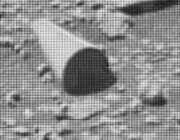
#> input picture figures/cylinder_crop_raw.png, 180 x 140 px, found by its file name
$ python generate_front_on_view.py   (older library calls are emulated)
#> lines starting #> are read from the running program, lines starting #| are printed output that depends on the picture
"""
Generate rigorous, accurate front-on (straight-on) de-projection views of the
Sol 3556 Martian Cylinder face using the top plane / flank angle as the geometric basis.
Orientation strictly locked so the ground contact shadow is at the BOTTOM (6 o'clock)
and the lit top hull / flank is at the TOP (12 o'clock).
"""
import os, sys
ROOT_DIR = os.path.dirname(os.path.dirname(os.path.abspath(__file__)))
os.chdir(ROOT_DIR)
sys.path.insert(0, ROOT_DIR)


import os
import cv2
import numpy as np
import matplotlib.pyplot as plt
from matplotlib.patches import Ellipse, Circle
from scipy.optimize import least_squares

workspace = r"d:\tmp\CYLINDER ANALYSIS"
raw = cv2.imread(os.path.join(workspace, "figures/cylinder_crop_raw.png"), cv2.IMREAD_GRAYSCALE)
#> raw is the input picture: shape (140, 180); min 21, max 237, mean 142.1
clean = cv2.bilateralFilter(raw, d=5, sigmaColor=50, sigmaSpace=50)
H, W = raw.shape  # 140, 180
#> H = 140; W = 180

# 1. Compute Sobel Gradient
gx = cv2.Sobel(clean, cv2.CV_64F, 1, 0, ksize=3)
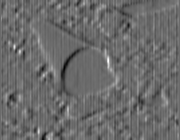
#> gx: shape (140, 180) float64; min -295, max 408, mean 0.1; drawn with min black and max white
gy = cv2.Sobel(clean, cv2.CV_64F, 0, 1, ksize=3)
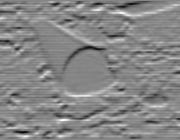
#> gy: shape (140, 180) float64; min -393, max 354, mean 0.7; drawn with min black and max white
mag = np.hypot(gx, gy)
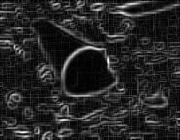
#> mag: shape (140, 180) float64; min 0, max 411.1, mean 62.2; drawn with min black and max white

# 2. Geometric Basis: User's confirmed yellow line along top plane / upper hull
# Start point: (46.0, 20.3), End point: (97.9, 49.2)
p_tail = np.array([46.0, 20.3])
p_apex = np.array([97.9, 49.2])
d_hull = p_apex - p_tail
alpha_deg = float(np.degrees(np.arctan2(d_hull[1], d_hull[0])))  # 29.06 deg
alpha_rad = np.radians(alpha_deg)

# The cylinder front face is strictly perpendicular to the cylinder axis:
phi_deg = alpha_deg + 90.0  # 119.06 deg
phi_rad = np.radians(phi_deg)

# Extract Sobel ridge points along the bright rim
pts = []
for x in range(70, 106, 2):
    y = 45 + np.argmax(mag[45:60, x])
    if mag[y, x] > 200:
        pts.append((x, y))
#> this loop made 18 passes
#> y on passes 1 to 12: 57, 55, 53, 52, 50, 49, 49, 48, 47, 47, 47, 47
#> after the loop, pts = [(70, 57), (72, 55), (74, 53), (76, 52), (78, 50), (80, 49), (82, 49), (84, 48), (86, 47), (88, 47), (90, 47), (92, 47), (94, 48), (96, 48), (98, 49), (100, 49), (102, 49), (104, 49)]
for y in range(55, 95, 2):
    x = 55 + np.argmax(mag[y, 55:75])
    if mag[y, x] > 180:
        pts.append((x, y))
#> this loop made 20 passes
#> x on passes 1 to 12: 72, 70, 68, 67, 66, 64, 64, 64, 63, 62, 62, 62
#> after the loop, pts = 31 pairs, first value 62 to 104, second value 47 to 93
for x in range(70, 95, 2):
    y = 88 + np.argmax(mag[88:102, x])
    if mag[y, x] > 200:
        pts.append((x, y))
#> this loop made 13 passes
#> y on passes 1 to 12: 95, 95, 95, 95, 95, 95, 95, 95, 95, 95, 95, 95
#> after the loop, pts = 42 pairs, first value 62 to 104, second value 47 to 95
for y in range(52, 72, 2):
    x = 105 + np.argmax(mag[y, 105:112])
    if mag[y, x] > 250:
        pts.append((x, y))
#> this loop made 10 passes
#> x on passes 1 to 10: 105, 105, 108, 108, 108, 108, 108, 108, 108, 111
#> after the loop, pts = 47 pairs, first value 62 to 108, second value 47 to 95
pts = np.array(pts)

# Fit ellipse constrained strictly perpendicular to the top plane generator:
def resid(p):
    cx, cy, a, b = p
    cp, sp = np.cos(phi_rad), np.sin(phi_rad)
    dx = pts[:, 0] - cx
#> dx = 47 values, max 22.33 at index 42, min -23.67 at index 27, mean -4.03
    dy = pts[:, 1] - cy
#> dy = 47 values, max 23.43 at index 31, min -24.57 at index 8, mean -4.91
    u = dx * cp + dy * sp
#> u = 47 values, max 28.09 at index 31, min -28.64 at index 17, mean -2.33
    v = -dx * sp + dy * cp
#> v = 47 values, max 22.13 at index 23, min -16.8 at index 46, mean 5.91
    return (u / a)**2 + (v / b)**2 - 1.0

opt = least_squares(resid, [85.67, 71.57, 26.30, 21.54], bounds=([70, 55, 18, 12], [100, 85, 38, 30]))
#> opt = 12 items
cx, cy, a_fit, b_fit = opt.x
#> cx = 85.49; cy = 71.48; a_fit = 26.47; b_fit = 21.25
aspect_ratio = b_fit / a_fit
#> aspect_ratio = 0.803
theta_deg = float(np.degrees(np.arccos(aspect_ratio)))
#> theta_deg = 36.6
stretch_primary = a_fit / b_fit  # 1.2209
#> stretch_primary = 1.25

print(f"Top Plane Locked Ellipse: Center=({cx:.2f}, {cy:.2f}), a={a_fit:.2f}, b={b_fit:.2f}")
#| Top Plane Locked Ellipse: Center=(85.49, 71.48), a=26.47, b=21.25
print(f"Aspect ratio b/a = {aspect_ratio:.4f}, Tilt theta = {theta_deg:.2f} deg, Stretch = {stretch_primary:.4f}")
#| Aspect ratio b/a = 0.8028, Tilt theta = 36.60 deg, Stretch = 1.2457

# 3. Construct Front-On De-projection Function
# Locked with extra_rot = 180.0 so that:
# - Ground contact shadow is at the BOTTOM (6 o'clock, +Y)
# - Lit top hull / flank is at the TOP (12 o'clock, -Y)
def deproject(img, cx, cy, phi_deg, stretch, out_dim=300, target_radius=75.0, extra_rot=180.0):
#> called with cx = 85.49, cy = 71.48, phi_deg = 119.1, stretch = 1.25, out_dim = 300, target_radius = 75, extra_rot = 180
    scale_overall = target_radius / a_fit
#> scale_overall = 2.83

    # Step 1: Align ellipse major axis to X, minor axis to Y
    rad_align = np.radians(-phi_deg)
    R_align = np.array([
        [np.cos(rad_align), -np.sin(rad_align)],
        [np.sin(rad_align),  np.cos(rad_align)]
    ])

    # Step 2: Un-tilt foreshortening by expanding minor axis (Y) by stretch factor
    S = np.array([
        [scale_overall, 0.0],
        [0.0, scale_overall * stretch]
    ])
#> S = [[2.83, 0], [0, 3.53]]

    # Step 3: 180 deg display rotation to place lit top hull at 12 o'clock and ground shadow at 6 o'clock
    rad_disp = np.radians(extra_rot)
    R_disp = np.array([
        [np.cos(rad_disp), -np.sin(rad_disp)],
        [np.sin(rad_disp),  np.cos(rad_disp)]
    ])

    M_2x2 = R_disp @ S @ R_align
#> M_2x2 = [[1.38, -2.48], [3.08, 1.72]]
    offset = np.array([out_dim / 2.0, out_dim / 2.0]) - M_2x2 @ np.array([cx, cy])
#> offset = [209.1, -236.4]

    M_warp = np.zeros((2, 3), dtype=np.float32)
    M_warp[:2, :2] = M_2x2
    M_warp[:2, 2] = offset

    warped = cv2.warpAffine(img, M_warp, (out_dim, out_dim), flags=cv2.INTER_CUBIC, borderMode=cv2.BORDER_REFLECT)
    return warped, M_warp

# Generate front-on views
front_raw_primary, M_prim = deproject(raw, cx, cy, phi_deg, stretch_primary, 300, 75.0, extra_rot=180.0)
#> M_prim = [[1.38, -2.48, 209.1], [3.08, 1.72, -236.4]]
front_mag_primary, _ = deproject(mag.astype(np.float32), cx, cy, phi_deg, stretch_primary, 300, 75.0, extra_rot=180.0)
front_clean_primary, _ = deproject(clean, cx, cy, phi_deg, stretch_primary, 300, 75.0, extra_rot=180.0)

# Alternative comparisons:
# B. 3D ground plane photogrammetric basis (theta = 42.0 deg, stretch = 1.346)
stretch_3d = 1.0 / np.cos(np.radians(42.04))
front_raw_3d, _ = deproject(raw, cx, cy, phi_deg, stretch_3d, 300, 75.0, extra_rot=180.0)
#> call 4 of deproject, with cx = 85.49, cy = 71.48, phi_deg = 119.1, stretch = 1.35, out_dim = 300, target_radius = 75, extra_rot = 180
#> in deproject (call 4), `S = np.array([ [scale_overall, 0.0], [0.0, scale_overall * stretch] ])`: S = [[2.83, 0], [0, 3.82]]
#> in deproject (call 4), `M_2x2 = R_disp @ S @ R_align`: M_2x2 = [[1.38, -2.48], [3.33, 1.86]]
#> in deproject (call 4), `offset = np.array([out_dim / 2.0, out_dim / 2.0]) - M_2x2 @ np.array([..`: offset = [209.1, -267.6]
#> in deproject (call 4), `warped = cv2.warpAffine(img, M_warp, (out_dim, out_dim), flags=cv2.INT..`:
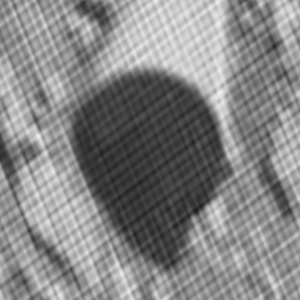
#> warped: shape (300, 300); min 27, max 239, mean 133

# C. Direct top plane flank generator tilt basis (theta = 29.06 deg, stretch = 1.144)
stretch_flank = 1.0 / np.cos(np.radians(alpha_deg))
front_raw_flank, _ = deproject(raw, cx, cy, phi_deg, stretch_flank, 300, 75.0, extra_rot=180.0)

# 4. Generate Publication-Quality Multi-Panel Diagnostic Plot
plt.style.use('dark_background')
fig = plt.figure(figsize=(18, 12), dpi=300)
fig.patch.set_facecolor('#07090e')

# Panel 1: Oblique view with Top Plane Basis & Orthogonal Ellipse
ax1 = plt.subplot(2, 3, 1)
ax1.set_facecolor('#07090e')
ax1.imshow(raw, cmap='gray', origin='upper', extent=[0, W, H, 0])
# Draw user's top plane yellow line
ax1.plot([p_tail[0], p_apex[0]], [p_tail[1], p_apex[1]], color='#ffff00', linewidth=2.5,
         label=f'User Top Plane Line ($\\alpha = {alpha_deg:.1f}^\\circ$)')
# Draw locked orthogonal ellipse
ell = Ellipse((cx, cy), width=2*a_fit, height=2*b_fit, angle=phi_deg,
              edgecolor='#00e5ff', facecolor='none', linewidth=2.5,
              label=f'Orthogonal Face Ellipse\n($\\phi = {phi_deg:.1f}^\\circ \\perp \\text{{Top Plane}}$)')
ax1.add_patch(ell)
ax1.plot(cx, cy, '+', color='#ff1744', markersize=10, markeredgewidth=2)
ax1.annotate("Lit Top Hull (Up)", xy=(p_tail[0], p_tail[1]), xytext=(p_tail[0]-25, p_tail[1]-10),
             color='#ffff00', fontsize=8.5, fontweight='bold',
             arrowprops=dict(facecolor='#ffff00', edgecolor='none', shrink=0.05, width=1.2, headwidth=4))
ax1.annotate("Ground Contact Shadow (Bottom)", xy=(100, 88), xytext=(40, 115),
             color='#40c4ff', fontsize=8.5, fontweight='bold',
             arrowprops=dict(facecolor='#40c4ff', edgecolor='none', shrink=0.05, width=1.2, headwidth=4))
ax1.set_title("1. Oblique Perspective (Mastcam-100)\nTop Plane Basis $\\alpha = 29.1^\\circ$", fontsize=12, fontweight='bold', color='#e0e6ed')
ax1.set_xlim(0, W)
ax1.set_ylim(H, 0)
ax1.legend(loc='lower left', fontsize=8.0, facecolor='#121824', edgecolor='#00e5ff')

# Panel 2: Sobel Edge Gradient with Top Plane & Fitted Rim Ridge
ax2 = plt.subplot(2, 3, 2)
ax2.set_facecolor('#07090e')
im2 = ax2.imshow(mag, cmap='magma', origin='upper', extent=[0, W, H, 0])
ax2.plot([p_tail[0], p_apex[0]], [p_tail[1], p_apex[1]], color='#ffff00', linewidth=2.0, linestyle=':')
ax2.add_patch(Ellipse((cx, cy), width=2*a_fit, height=2*b_fit, angle=phi_deg,
                      edgecolor='#00e5ff', facecolor='none', linewidth=2.0, linestyle='--'))
ax2.scatter(pts[:, 0], pts[:, 1], color='#00e5ff', s=12, alpha=0.7, label='Orange/Pink Rim Ridge Pts')
ax2.set_title("2. Sobel Edge Gradient Magnitude\nRim Ridge Tracking ($>200\\,\\mathrm{DN/px}$)", fontsize=12, fontweight='bold', color='#e0e6ed')
ax2.set_xlim(0, W)
ax2.set_ylim(H, 0)
ax2.legend(loc='lower left', fontsize=8.5, facecolor='#121824', edgecolor='#00e5ff')

# Panel 3: Primary Front-On View (Raw Mastcam Grayscale) - Shadow at Bottom
ax3 = plt.subplot(2, 3, 3)
ax3.set_facecolor('#07090e')
ax3.imshow(front_raw_primary, cmap='gray', origin='upper')
circ3 = Circle((150, 150), radius=75.0, edgecolor='#00e5ff', facecolor='none', linewidth=2.5,
              label='True Euclidean Circle ($R=75\\,\\mathrm{px}$)')
ax3.add_patch(circ3)
ax3.plot(150, 150, '+', color='#ff1744', markersize=10, markeredgewidth=2)
# Explicit Up/Down Orientations:
ax3.annotate("Lit Top Hull (Up - 12 o'clock)", xy=(150, 75), xytext=(150, 40),
             ha='center', color='#ffff00', fontsize=9.5, fontweight='bold',
             arrowprops=dict(facecolor='#ffff00', edgecolor='none', shrink=0.08, width=1.5, headwidth=5))
ax3.annotate("Ground Shadow (Bottom - 6 o'clock)", xy=(150, 225), xytext=(150, 260),
             ha='center', color='#40c4ff', fontsize=9.5, fontweight='bold',
             arrowprops=dict(facecolor='#40c4ff', edgecolor='none', shrink=0.08, width=1.5, headwidth=5))
ax3.set_title(f"3. Front-On View: Face Normal\nTilt Shift $\\theta = {theta_deg:.1f}^\\circ$ (Shadow at Bottom)", fontsize=12, fontweight='bold', color='#00e5ff')
ax3.set_xlim(50, 250)
ax3.set_ylim(250, 50)
ax3.legend(loc='lower left', fontsize=8.0, facecolor='#121824', edgecolor='#00e5ff')

# Panel 4: Front-On View: Sobel Gradient Proof - Shadow at Bottom
ax4 = plt.subplot(2, 3, 4)
ax4.set_facecolor('#07090e')
ax4.imshow(front_mag_primary, cmap='magma', origin='upper')
circ4 = Circle((150, 150), radius=75.0, edgecolor='#00e5ff', facecolor='none', linewidth=2.5, linestyle='--',
               label='Euclidean Rim Circle')
ax4.add_patch(circ4)
ax4.annotate("Upper Rim Arc", xy=(150, 75), xytext=(150, 42),
             ha='center', color='#00e5ff', fontsize=9, fontweight='bold',
             arrowprops=dict(facecolor='#00e5ff', edgecolor='none', shrink=0.08, width=1.2, headwidth=4))
ax4.annotate("Lower Rim Arc (Ground Contact)", xy=(150, 225), xytext=(150, 258),
             ha='center', color='#00e5ff', fontsize=9, fontweight='bold',
             arrowprops=dict(facecolor='#00e5ff', edgecolor='none', shrink=0.08, width=1.2, headwidth=4))
ax4.set_title("4. Front-On Sobel Edge Gradient\nConformal Circular Rim Proof", fontsize=12, fontweight='bold', color='#e0e6ed')
ax4.set_xlim(50, 250)
ax4.set_ylim(250, 50)
ax4.legend(loc='lower left', fontsize=8.5, facecolor='#121824', edgecolor='#00e5ff')

# Panel 5: Bilateral Cleaned Front-On Face - Shadow at Bottom
ax5 = plt.subplot(2, 3, 5)
ax5.set_facecolor('#07090e')
ax5.imshow(front_clean_primary, cmap='gray', origin='upper')
circ5 = Circle((150, 150), radius=75.0, edgecolor='#76ff03', facecolor='none', linewidth=2.5,
               label='Head-On Rim Boundary')
ax5.add_patch(circ5)
ax5.plot(150, 150, '+', color='#ff1744', markersize=10, markeredgewidth=2)
ax5.annotate("Top (12 o'clock)", xy=(150, 75), xytext=(150, 42),
             ha='center', color='#76ff03', fontsize=9, fontweight='bold',
             arrowprops=dict(facecolor='#76ff03', edgecolor='none', shrink=0.08, width=1.2, headwidth=4))
ax5.annotate("Shadow (6 o'clock)", xy=(150, 225), xytext=(150, 258),
             ha='center', color='#76ff03', fontsize=9, fontweight='bold',
             arrowprops=dict(facecolor='#76ff03', edgecolor='none', shrink=0.08, width=1.2, headwidth=4))
ax5.set_title("5. Bilateral Filtered Head-On View\n(Shadow at Bottom, Lit Hull Up)", fontsize=12, fontweight='bold', color='#76ff03')
ax5.set_xlim(50, 250)
ax5.set_ylim(250, 50)
ax5.legend(loc='lower left', fontsize=8.5, facecolor='#121824', edgecolor='#76ff03')

# Panel 6: Direct Top Plane Tilt Basis (theta = 29.1 deg) - Shadow at Bottom
ax6 = plt.subplot(2, 3, 6)
ax6.set_facecolor('#07090e')
ax6.imshow(front_raw_flank, cmap='gray', origin='upper')
circ6 = Circle((150, 150), radius=75.0, edgecolor='#ffd54f', facecolor='none', linewidth=2.2,
               label='Circle ($R=75\\,\\mathrm{px}$)')
ax6.add_patch(circ6)
ax6.set_title(f"6. Direct Flank Shift Basis\n$\\theta = {alpha_deg:.1f}^\\circ$ (Shadow Kept at Bottom)", fontsize=12, fontweight='bold', color='#ffd54f')
ax6.set_xlim(50, 250)
ax6.set_ylim(250, 50)
ax6.legend(loc='lower left', fontsize=8.5, facecolor='#121824', edgecolor='#ffd54f')

plt.suptitle("NASA Curiosity Sol 3556 Mastcam-100: Rigorous Front-On Face De-projection\nTop Plane Angle Basis ($\\alpha = 29.1^\\circ$) | Ground Contact Shadow Kept Strictly at Bottom",
             fontsize=15, fontweight='bold', color='#ffffff', y=0.98)
plt.tight_layout(rect=[0, 0, 1, 0.95])

out_fig = os.path.join(workspace, "front_on_face_deprojection_matrix.png")
plt.savefig(out_fig, dpi=300, facecolor=fig.get_facecolor(), edgecolor='none')
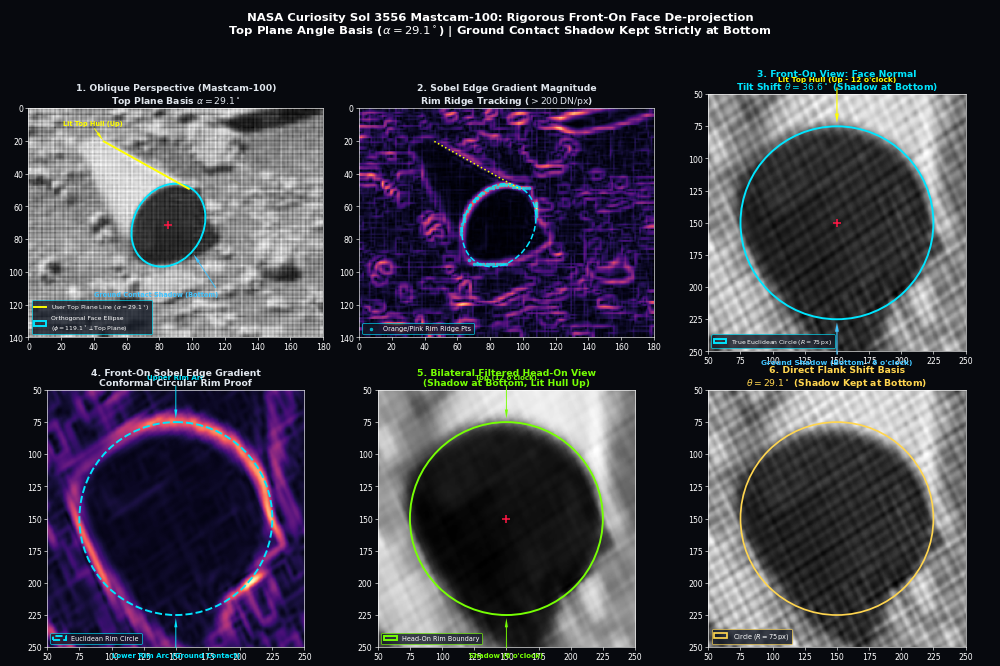
#> figure drawn by matplotlib, 6 panels
plt.close()
print(f"Saved {out_fig}")

# Also save standalone high-res front-on views of the face (shadow strictly at bottom)
out_face_raw = os.path.join(workspace, "face_front_on_raw.png")
cv2.imwrite(out_face_raw, front_raw_primary[50:250, 50:250])
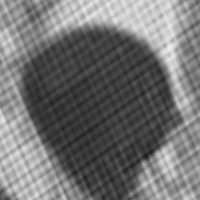
#> saved as face_front_on_raw.png: shape (200, 200); min 27, max 239, mean 114.2
print(f"Saved {out_face_raw}")

out_face_clean = os.path.join(workspace, "face_front_on_clean.png")
cv2.imwrite(out_face_clean, front_clean_primary[50:250, 50:250])
print(f"Saved {out_face_clean}")

out_face_sobel = os.path.join(workspace, "face_front_on_sobel.png")
mag_norm = np.clip(front_mag_primary[50:250, 50:250] / 400.0 * 255.0, 0, 255).astype(np.uint8)
cv2.imwrite(out_face_sobel, cv2.applyColorMap(mag_norm, cv2.COLORMAP_MAGMA))
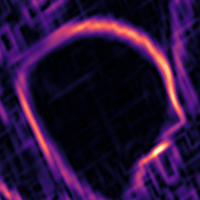
#> saved as face_front_on_sobel.png: shape (200, 200, 3); mean B, G, R 56.1, 15.8, 40.9
print(f"Saved {out_face_sobel}")

$ run again, with figures/cylinder_red_shadow_blue_full.png copied over figures/cylinder_crop_raw.png
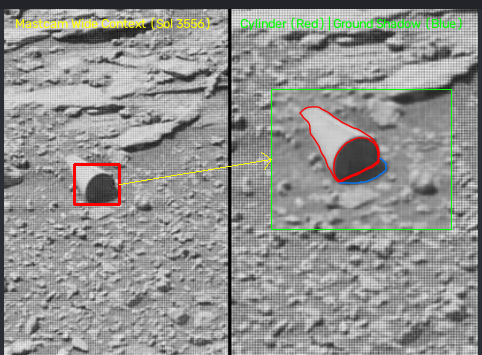
#> input picture figures/cylinder_red_shadow_blue_full.png, 482 x 355 px, found by its file name
#> the loop `for x in range(70, 106, 2):` made 18 passes
#> y on passes 1 to 8: 52, 51, 50, 50, 45, 51, 50, 59
#> after the loop `for x in range(70, 106, 2):`: pts = [(90, 59), (92, 59), (100, 59), (102, 56), (104, 57)]
#> the loop `for y in range(55, 95, 2):` made 20 passes
#> x on passes 1 to 8: 58, 74, 60, 58, 58, 58, 68, 66
#> after the loop `for y in range(55, 95, 2):`: pts = [(90, 59), (92, 59), (100, 59), (102, 56), (104, 57), (66, 69), (69, 71), (67, 73), (55, 81), (58, 83), (55, 85)]
#> the loop `for x in range(70, 95, 2):` made 13 passes
#> y on passes 1 to 8: 99, 91, 91, 99, 99, 99, 99, 96
#> after the loop `for x in range(70, 95, 2):`: pts = [(90, 59), (92, 59), (100, 59), (102, 56), (104, 57), (66, 69), (69, 71), (67, 73), (55, 81), (58, 83), (55, 85), (94, 88)]
#> the loop `for y in range(52, 72, 2):` made 10 passes
#> x on passes 1 to 8: 109, 105, 105, 107, 108, 106, 111, 111
#> after the loop `for y in range(52, 72, 2):`: pts = [(90, 59), (92, 59), (100, 59), (102, 56), (104, 57), (66, 69), (69, 71), (67, 73), (55, 81), (58, 83), (55, 85), (94, 88), (107, 58), (108, 60), (106, 62), (111, 64)]
#> `pts = np.array(pts)`: pts = 16 rows, first 8: [90, 59], [92, 59], [100, 59], [102, 56], [104, 57], [66, 69], [69, 71], [67, 73]
#> dx = [4.33, 6.33, 14.33, 16.33, 18.33, -19.67, -16.67, -18.67, -30.67, -27.67, -30.67, 8.33, 21.33, 22.33, 20.33, 25.33]
#> dy = [-12.57, -12.57, -12.57, -15.57, -14.57, -2.57, -0.57, 1.43, 9.43, 11.43, 13.43, 16.43, -13.57, -11.57, -9.57, -7.57]
#> u = [-13.09, -14.06, -17.95, -21.55, -21.65, 7.32, 7.61, 10.33, 23.16, 23.45, 26.65, 10.3, -22.23, -20.97, -18.25, -18.94]
#> v = [2.33, 0.585, -6.4, -6.69, -8.93, 18.44, 14.84, 15.62, 22.21, 18.61, 20.26, -15.27, -12.03, -13.88, -13.11, -18.45]
#> opt = 12 items
#> `cx, cy, a_fit, b_fit = opt.x`: cx = 81.88; cy = 85; a_fit = 35.6; b_fit = 22.92
#> aspect_ratio = 0.644
#> theta_deg = 49.93
#> stretch_primary = 1.55
#| Top Plane Locked Ellipse: Center=(81.88, 85.00), a=35.60, b=22.92
#| Aspect ratio b/a = 0.6437, Tilt theta = 49.93 deg, Stretch = 1.5534
#> scale_overall = 2.11
#> S = [[2.11, 0], [0, 3.27]]
#> M_2x2 = [[1.02, -1.84], [2.86, 1.59]]
#> offset = [222.5, -219.4]
#> M_prim = [[1.02, -1.84, 222.5], [2.86, 1.59, -219.4]]
#> S = [[2.11, 0], [0, 2.84]]
#> M_2x2 = [[1.02, -1.84], [2.48, 1.38]]
#> offset = [222.5, -170.2]
#> in deproject (call 4), `warped = cv2.warpAffine(img, M_warp, (out_dim, out_dim), flags=cv2.INT..`:
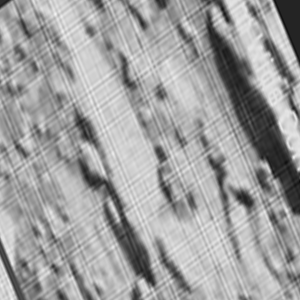
#> warped: shape (300, 300); min 14, max 243, mean 159.6
#> `cv2.imwrite(out_face_sobel, cv2.applyColorMap(mag_norm, cv2.COLORMAP_M..`:
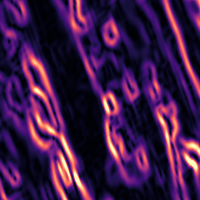
#> saved as face_front_on_sobel.png: shape (200, 200, 3); mean B, G, R 71.1, 25, 61.6
